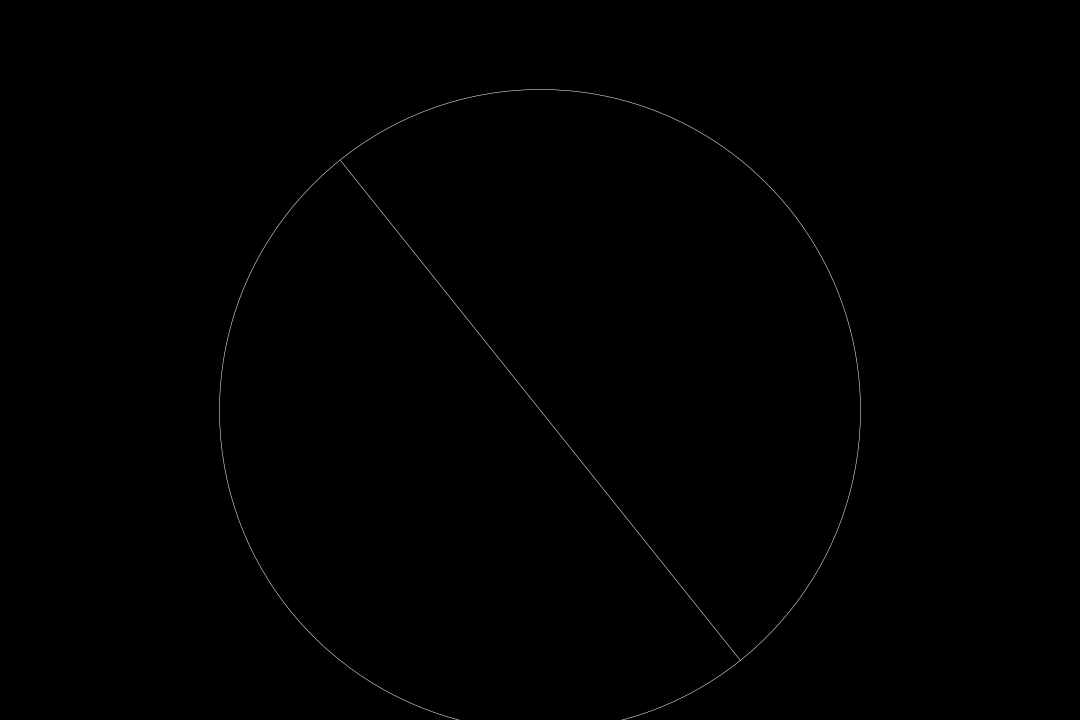
Frame 1 (no input)
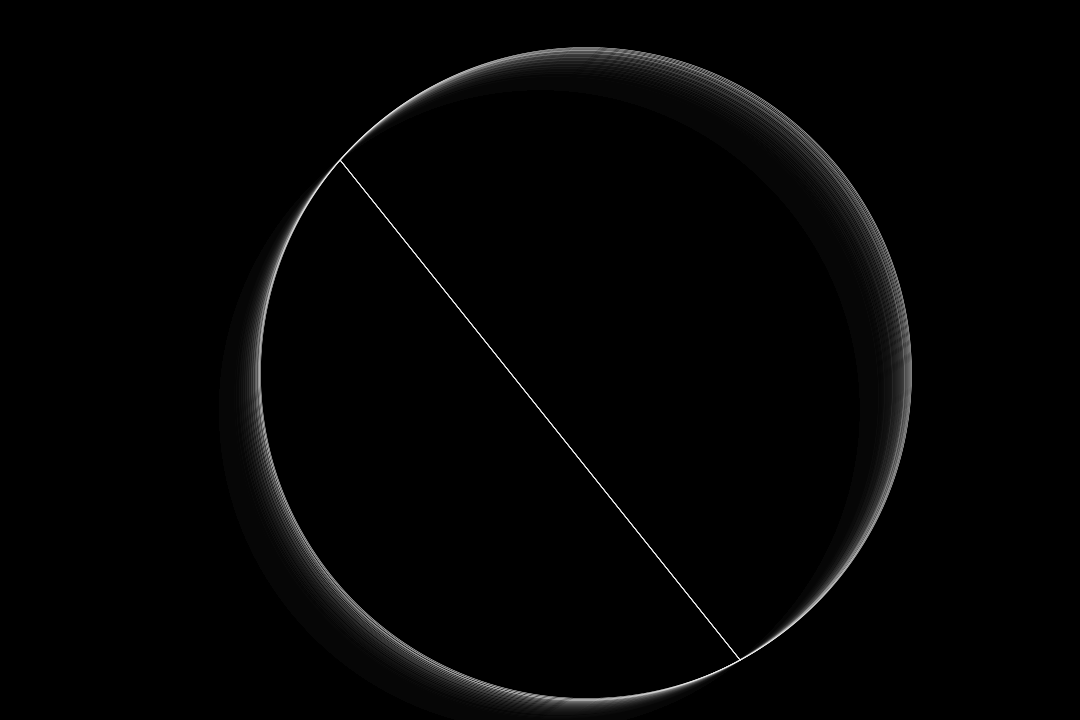
Frame 60 (the mouse pressed at the canvas centre just before this capture)
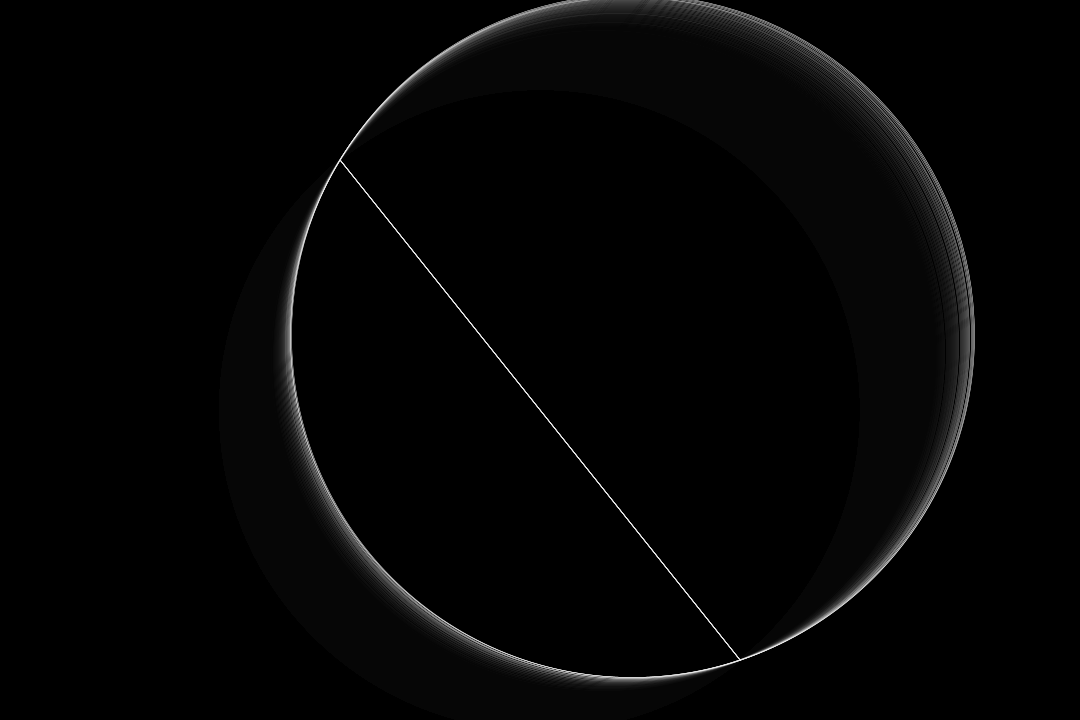
Frame 120 (the mouse held since frame 60 and released just before this capture)

The Processing sketch that drew these frames (run headless with seeded random() and noise(); from frame 60 on, the mouse is pressed at the canvas centre):

// Processing sketch: FixedChordVaryingRadiusCircles
// ── FixedChordVaryingRadiusCircles.pde
//Fixed Chord varies the center of the circle along the bisector line of such chord.
PVector p1 = new PVector(200.0, 300.0, 0.0);
PVector p2 = new PVector(-200.0, -200.0, 0.0);

PVector center;
PVector cp1orth;
float dinc = 1.0;
float maxradius = 0.0;
float orad = 0.0;
float radius = 0.0;
void setup(){
  size(1080,720);
  background(0);
  center = new PVector((p1.x+p2.x)/2.0, (p1.y+p2.y)/2.0, 0.0);
  PVector cp1 = PVector.sub(center,p1);
  radius = cp1.mag();
  maxradius = 2.0*radius;
  cp1.rotate(PI/2.0);
  cp1.normalize();
  cp1orth = cp1;
}

void draw(){
  fill(0,20);
  noStroke();
  rect(0,0, 1920,1080);
  translate(1080.0/2.0, 720.0/2.0);
  stroke(255);
  strokeWeight(.5);
  noFill();
  line(p1.x,p1.y,p2.x,p2.y);
  PVector nOrth = PVector.mult(cp1orth, orad);
  PVector nCenter = PVector.add(nOrth, center);
  PVector nCenterp1 = PVector.sub(nCenter, p1);
  float nr = nCenterp1.mag();
  ellipse(nCenter.x, nCenter.y, 2*nr, 2*nr);
  orad += dinc;
  if (abs(orad) > maxradius){
    dinc *= -1;
  }
}
